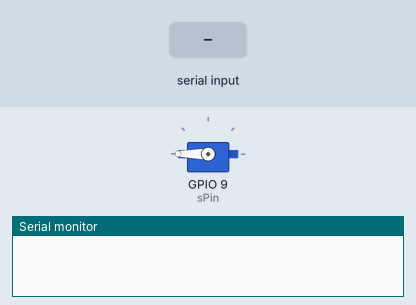
This sketch was run on a simulated ESP32. Parts: servo, the last lines printed to the serial monitor. The inputs (shaded band) are chosen by the test bench.

Above: at 1.2 s.
1.3 s: "90,45,200\n" received over Serial
At 2.5 s:
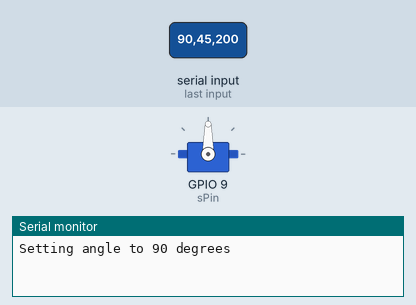
2.8 s: "v90\n" received over Serial
At 4.0 s:
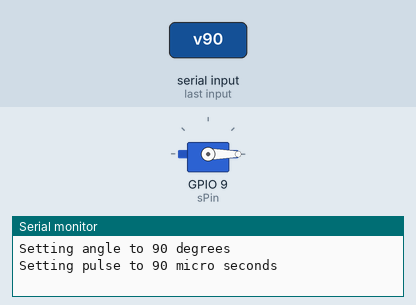
4.3 s: "30,150,10\n" received over Serial
At 5.2 s:
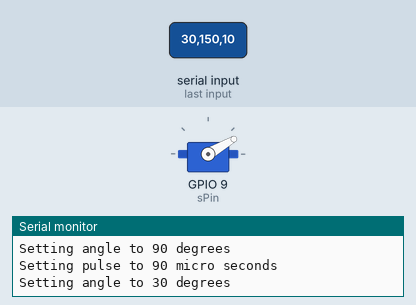
5.8 s: "90,45\n" received over Serial
At 6.3 s:
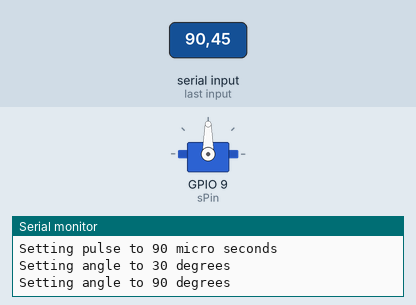
7.3 s: "30,150\n" received over Serial
At 8.5 s:
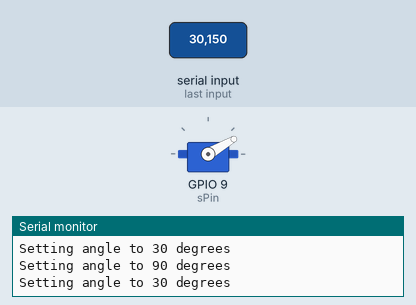
Timing chart, 0 to 9.8 s (numbered marks = the images above; inputs shaded):
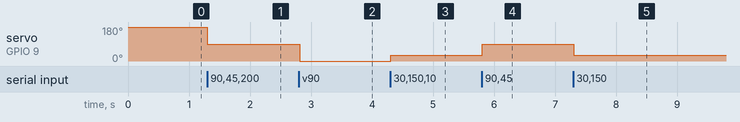

The sketch:

SerialServo.ino
```cpp
#define sPin 9

//#include <ESP32Servo.h>
#include <Servo.h>
Servo s;

int av = 180;
bool valIn = false;

int lower = 544, higher = 2400;

void setup() {
  Serial.begin(115200);
  s.attach(sPin, lower, higher);
}

void loop() {
  if (Serial.available() > 0) {
    String st = Serial.readStringUntil('\n');
    if(st.charAt(0) == 'l'){
      int l = st.substring(1).toInt();
      lower = l;
      s.detach();
      s.attach(sPin, lower, higher);
      Serial.print("Setting minimum pulse duration to ");
      Serial.print(l);
      Serial.println(" micro seconds");
    }
    else if(st.charAt(0) == 'h'){
      int h = st.substring(1).toInt();
      higher = h;
      s.detach();
      s.attach(sPin, lower, higher);
      Serial.print("Setting maximum pulse duration to ");
      Serial.print(h);
      Serial.println(" micro seconds");
    }
    else if (st.charAt(0) == 'v') {
      int v = st.substring(1).toInt();
      valIn = true;
      av = v;
      Serial.print("Setting pulse to ");
      Serial.print(v);
      Serial.println(" micro seconds");
    }
    else {
      int a = st.toInt();
      valIn = false;
      av = a;
      Serial.print("Setting angle to ");
      Serial.print(a);
      Serial.println(" degrees");
    }
  }

  if(valIn){
    s.writeMicroseconds(av);
  }else{
    s.write(av);
  }
  delay(15);
}
```

Measured:
- after the input at 1.3 s, servo on GPIO 9 (sPin): 180° → 90° at once
- after the input at 2.8 s, servo on GPIO 9 (sPin): 90° → 0° at once
- after the input at 4.3 s, servo on GPIO 9 (sPin): 0° → 30° at once
- after the input at 5.8 s, servo on GPIO 9 (sPin): 30° → 90° at once
- after the input at 7.3 s, servo on GPIO 9 (sPin): 90° → 30° at once
